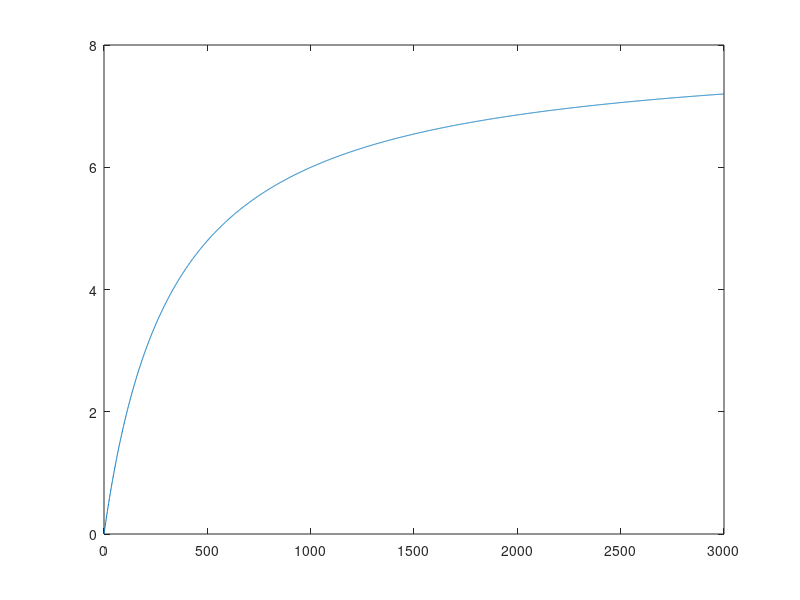

The MATLAB script that drew this image:
function script()
    %Del 2
    %plotPart2([0, 0.5, 1, 1.5, 2, 2.99, 3], [0, 0.52, 1.09, 1.75, 2.45, 3.5, 4]);
    
    %Del 3
    part3fun5LS([150, 200, 300, 500, 1000, 2000], [2, 3, 4, 5, 6, 7]);
    %part3fun6LS([150, 200, 300, 500, 1000, 2000], [2, 3, 4, 5, 6, 7]);
    %part3fun6GN([150, 200, 300, 500, 1000, 2000], [2, 3, 4, 5, 6, 7]);
end

%Del 2:
function [a,b] = leastSquared(xList, yList)
    leastSquaredMat = [xList, xList.^2];
    koeff = leastSquaredMat\yList;
    a = koeff(1,1);
    b = koeff(2,1);
end

function plotPart2(xList, yList)
    [a,b] = leastSquared(xList', yList')

    plot(xList(1),yList(1),".");
    hold on
    
    plot(xList(2),yList(2),".");
    hold on
    
    plot(xList(3),yList(3),".");
    hold on
    
    plot(xList(4),yList(4),".");
    hold on
    
    plot(xList(5),yList(5),".");
    hold on
    
    plot(xList(6),yList(6),".");
    hold on
    
    plot(xList(7),yList(7),".");
    hold on
    
    x = 0:0.01:3;
    y1 = a*x+b*x.^2;
    plot(x, y1);
    
    hold on
    
    p = polyfit(xList, yList, length(xList)-1);
    yVal = polyval(p, x);
    
    plot(x, yVal);
    
    hold off
    
    lsFun = @(x) a*x+b*x.^2;
    
    calcDif(xList, yList, lsFun, p)
    
end

function calcDif(xList, yList, lsFun, poly)
    lsVal = lsFun(xList);
    polyVal = polyval(poly, xList);
    
    lsDif = mean(abs(lsVal - yList))
    polyDif = mean(abs(polyVal - yList))
end

%Del 3:
function part3fun5LS(alpha, u)
    aFunc = @(x, y) x./y - x./8; 
    
    sysR = aFunc(alpha, u)';
    
    sysL = ones(6, 1);
    
    a = sysL \ sysR
    
    UFunc = @(x) 1./(1./8 + a./x);
    
    graphRangeX = 0:1:3000;
    
    graphRangeY = UFunc(graphRangeX);
    
    plot(graphRangeX, graphRangeY);
    
end

function [a,b] = part3LeastSquared(alpha, u)
    LSLeft = [
        1 log(alpha(1)); 
        1 log(alpha(2)); 
        1 log(alpha(3)); 
        1 log(alpha(4));
        1 log(alpha(5)); 
        1 log(alpha(6))
        ];
    LSRight = [log(8-u(1)); log(8-u(2)); log(8-u(3)); log(8-u(4)); log(8-u(5)); log(8-u(6))];
    
    koeff = LSLeft\LSRight;
    
    a = exp(koeff(1));
    b = koeff(2);
end

function part3fun6LS(alpha, u)
    [a,b] = part3LeastSquared(alpha, u)
   
    UFunc = @(x) 8 - a.*x.^b;
    
    graphRangeX = 0:1:3000;
    
    graphRangeY = UFunc(graphRangeX);
    
    plot(alpha, u, ".");
    hold on
    
    xlim([0, 3000]);
    ylim([0, 9]);
    
    plot(graphRangeX, graphRangeY);
end

function part3fun6GN(alpha, u)
    koeff = [100, -0.5]; %Guess of koef
    f = [];
    j = [];
    h = [];
    
    for i = 1:10
        for k = 1:length(alpha)
            f(k, 1) = 8 - u(k) - koeff(1,1)*(alpha(k)^koeff(1,2));
            j(k, 1) = -alpha(k)^koeff(1,2); 
            j(k, 2) = -koeff(1,1)*alpha(k)^koeff(1,2)*log(alpha(k));
        end    

        h = j\f;
        koeff = koeff - h';
    end
    
    uFuncGN = @(x) 8 - koeff(1,1).*x.^koeff(1,2);
    
    graphRangeX = 0:1:3000;
    
    graphRangeY = uFuncGN(graphRangeX);
    
    plot(alpha, u, ".");
    hold on
    
    xlim([0, 3000]);
    ylim([0, 9]);
    
    plot(graphRangeX, graphRangeY);
    
end